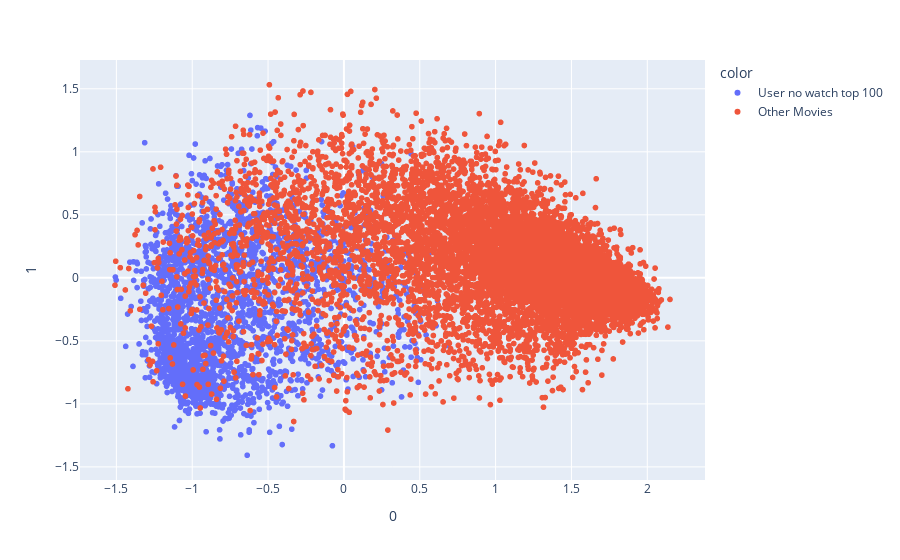

The notebook cell this image was saved under:
### Code cell
fig = px.scatter(components[index], x=0, y=1, color=pd_new['label'])
fig.show()

### Figure 1 — Plotly figure (JSON) as saved in the notebook; plotly's stock layout.template omitted (floating-point values rounded to 4 significant figures; data arrays with more than 128 entries replaced by an {"elided": "..."} marker saying what was removed)
{"data": [{"hovertemplate": "color=User no watch top 100<br>0=%{x}<br>1=%{y}<extra></extra>", "legendgroup": "User no watch top 100", "marker": {"color": "#636efa", "symbol": "circle"}, "mode": "markers", "name": "User no watch top 100", "showlegend": true, "type": "scattergl", "x": {"elided": "2522 float values"}, "xaxis": "x", "y": {"elided": "2522 float values"}, "yaxis": "y"}, {"hovertemplate": "color=Other Movies<br>0=%{x}<br>1=%{y}<extra></extra>", "legendgroup": "Other Movies", "marker": {"color": "#EF553B", "symbol": "circle"}, "mode": "markers", "name": "Other Movies", "showlegend": true, "type": "scattergl", "x": {"elided": "12577 float values"}, "xaxis": "x", "y": {"elided": "12577 float values"}, "yaxis": "y"}], "layout": {"legend": {"title": {"text": "color"}, "tracegroupgap": 0}, "margin": {"t": 60}, "xaxis": {"anchor": "y", "domain": [0, 1], "title": {"text": "0"}}, "yaxis": {"anchor": "x", "domain": [0, 1], "title": {"text": "1"}}}}
